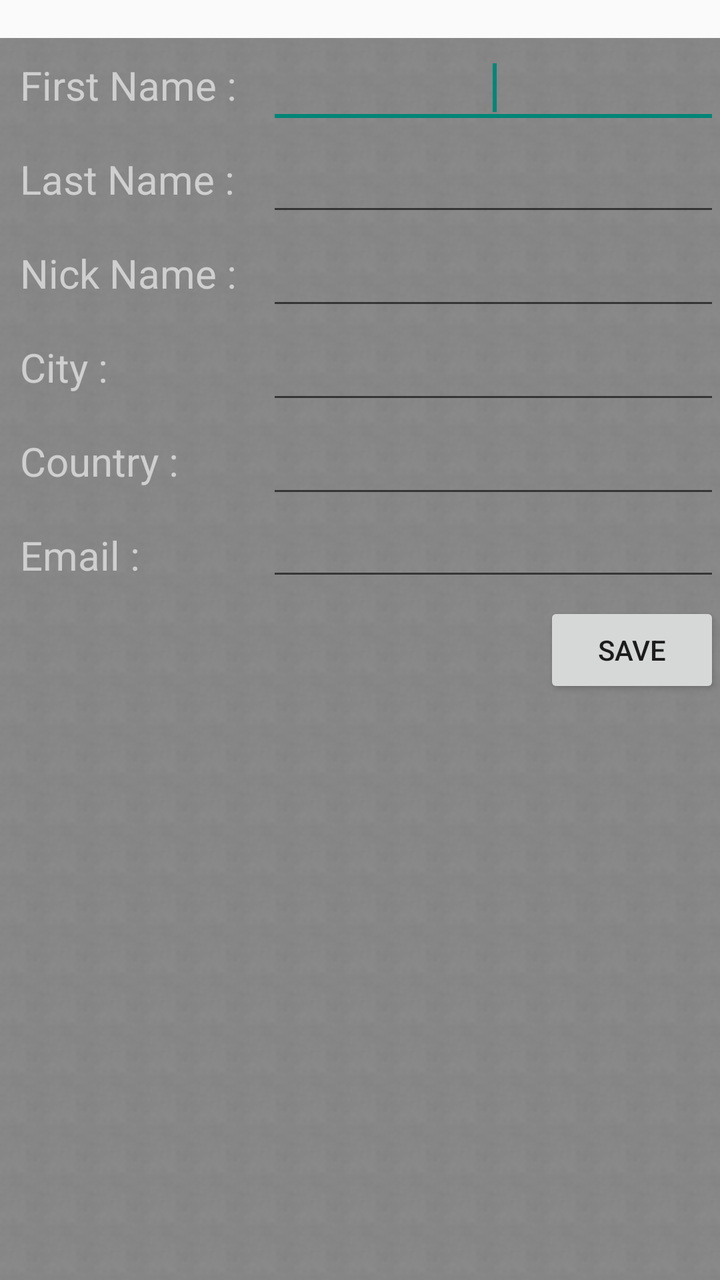
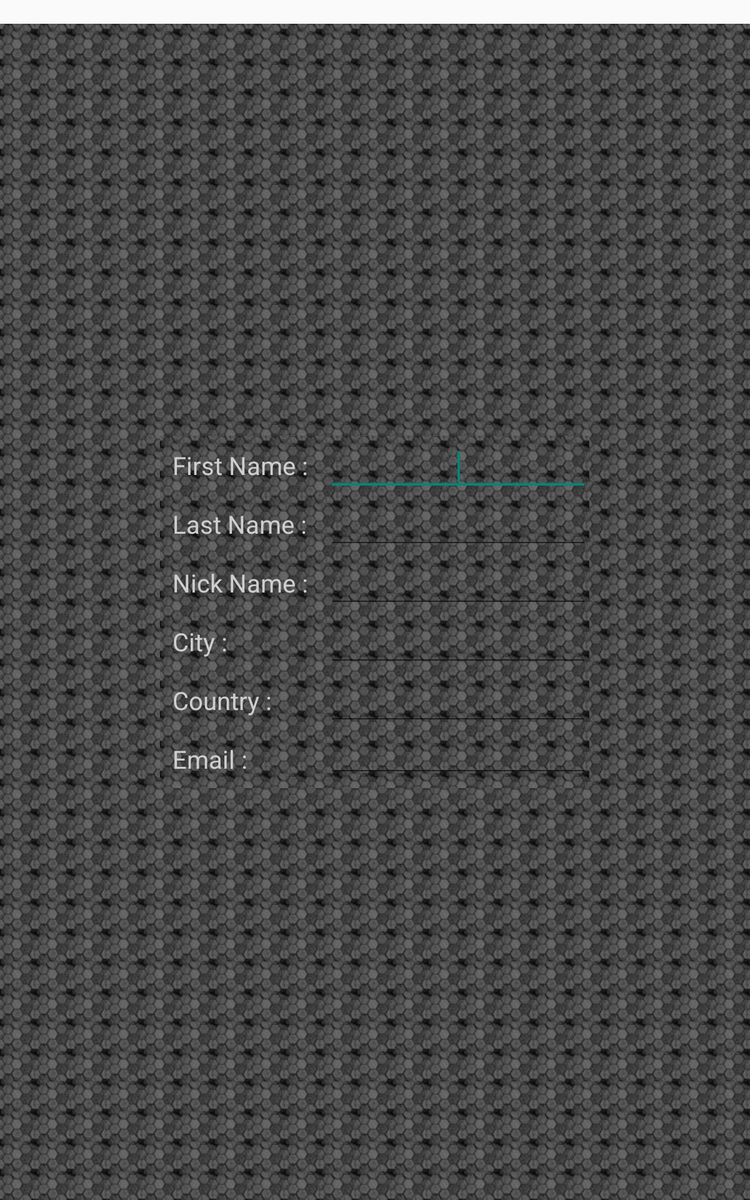

First picture: res/layout/ on a phone held upright. Second picture: the repository's own variant of that layout, on a device whose configuration matches the variant's folder. Source for both follows.
<!-- AndroidManifest.xml: application theme AppTheme -->
<!-- res/layout/fragment_home_editprofile.xml -->
<?xml version="1.0" encoding="utf-8"?>
<RelativeLayout xmlns:android="http://schemas.android.com/apk/res/android"
	android:layout_width="match_parent"
	android:layout_height="match_parent" >
	<RelativeLayout
		android:id="@+id/list_child_layout"
		style="@style/GrayTheme"
		android:layout_width="fill_parent"
		android:layout_height="fill_parent" >
		<EditText
			android:id="@+id/txtChiledItemFirstName"
			android:layout_width="fill_parent"
			android:layout_height="wrap_content"
			android:layout_alignBottom="@+id/list_item_text_childFirstName"
			android:layout_alignParentTop="true"
			android:layout_toRightOf="@+id/list_item_text_childFirstName"
			android:ems="10"
			android:inputType="textPersonName"
			android:textAlignment="center" >
			<requestFocus />
		</EditText>
		<TextView
			android:id="@+id/list_item_text_childFirstName"
			android:layout_width="wrap_content"
			android:layout_height="wrap_content"
			android:layout_alignParentLeft="true"
			android:padding="10dp"
			android:text="First Name : "
			android:textColor="@color/background_gradient"
			android:textSize="20sp" />
		<TextView
			android:id="@+id/list_item_text_childLastName"
			android:layout_width="wrap_content"
			android:layout_height="wrap_content"
			android:layout_alignParentLeft="true"
			android:layout_alignRight="@+id/list_item_text_childFirstName"
			android:layout_below="@+id/txtChiledItemFirstName"
			android:padding="10dp"
			android:text="Last Name :"
			android:textColor="@color/background_gradient"
			android:textSize="20sp" />
		<EditText
			android:id="@+id/txtChiledItemLastName"
			android:layout_width="fill_parent"
			android:layout_height="wrap_content"
			android:layout_alignBottom="@+id/list_item_text_childLastName"
			android:layout_alignParentRight="true"
			android:layout_toRightOf="@id/list_item_text_childLastName"
			android:ems="10"
			android:inputType="textPersonName"
			android:textAlignment="center" />
		<TextView
			android:id="@+id/list_item_text_childDisplayName"
			android:layout_width="wrap_content"
			android:layout_height="wrap_content"
			android:layout_alignParentLeft="true"
			android:layout_alignRight="@+id/list_item_text_childLastName"
			android:layout_below="@+id/txtChiledItemLastName"
			android:padding="10dp"
			android:text="Nick Name :"
			android:textColor="@color/background_gradient"
			android:textSize="20sp" />
		<EditText
			android:id="@+id/txtChiledItemDisplayName"
			android:layout_width="fill_parent"
			android:layout_height="wrap_content"
			android:layout_alignBottom="@+id/list_item_text_childDisplayName"
			android:layout_alignParentRight="true"
			android:layout_alignTop="@+id/list_item_text_childDisplayName"
			android:layout_toRightOf="@id/list_item_text_childDisplayName"
			android:ems="10"
			android:inputType="textPersonName"
			android:textAlignment="center" />
		<TextView
			android:id="@+id/list_item_text_childCity"
			android:layout_width="wrap_content"
			android:layout_height="wrap_content"
			android:layout_alignParentLeft="true"
			android:layout_alignRight="@+id/list_item_text_childDisplayName"
			android:layout_below="@+id/txtChiledItemDisplayName"
			android:padding="10dp"
			android:text="City :"
			android:textColor="@color/background_gradient"
			android:textSize="20sp" />
		<EditText
			android:id="@+id/txtChiledItemCity"
			android:layout_width="fill_parent"
			android:layout_height="wrap_content"
			android:layout_alignBottom="@+id/list_item_text_childCity"
			android:layout_alignParentRight="true"
			android:layout_alignTop="@+id/list_item_text_childCity"
			android:layout_toRightOf="@id/list_item_text_childCity"
			android:ems="10"
			android:inputType="textPersonName"
			android:textAlignment="center" />
		<TextView
			android:id="@+id/list_item_text_childCountry"
			android:layout_width="wrap_content"
			android:layout_height="wrap_content"
			android:layout_alignParentLeft="true"
			android:layout_alignRight="@+id/list_item_text_childCity"
			android:layout_below="@+id/txtChiledItemCity"
			android:padding="10dp"
			android:text="Country :"
			android:textColor="@color/background_gradient"
			android:textSize="20sp" />
		<EditText
			android:id="@+id/txtChiledItemCountry"
			android:layout_width="fill_parent"
			android:layout_height="wrap_content"
			android:layout_alignBottom="@+id/list_item_text_childCountry"
			android:layout_alignParentRight="true"
			android:layout_alignTop="@+id/list_item_text_childCountry"
			android:layout_toRightOf="@id/list_item_text_childCountry"
			android:ems="10"
			android:inputType="textPersonName"
			android:textAlignment="center" />
		<TextView
			android:id="@+id/list_item_text_childEmail"
			android:layout_width="wrap_content"
			android:layout_height="wrap_content"
			android:layout_alignParentLeft="true"
			android:layout_alignRight="@+id/list_item_text_childCountry"
			android:layout_below="@+id/list_item_text_childCountry"
			android:padding="10dp"
			android:text="Email :"
			android:textColor="@color/background_gradient"
			android:textSize="20sp" />
		<EditText
			android:id="@+id/txtChiledItemEmail"
			android:layout_width="fill_parent"
			android:layout_height="wrap_content"
			android:layout_alignParentRight="true"
			android:layout_below="@id/txtChiledItemCountry"
			android:layout_toRightOf="@id/list_item_text_childEmail"
			android:ems="10"
			android:inputType="textPersonName|textEmailAddress"
			android:textAlignment="center" />

		<Button
		    android:id="@+id/saveProfileButton"
		    android:layout_width="wrap_content"
		    android:layout_height="wrap_content"
		    android:layout_alignParentRight="true"
		    android:layout_below="@+id/list_item_text_childEmail"
		    android:text="@string/btnSave" />

	</RelativeLayout>
</RelativeLayout>
<!-- resources referenced by this layout -->
<resources>
  <color name="background_gradient">#CFCFCF</color>
  <string name="btnSave">Save</string>
  <style name="GrayTheme" parent="TabsTheme">
  		<item name="android:background">@drawable/tabs_my_back2</item>
  	</style>
  <!-- from res/values-v11/ -->
  <style name="AppTheme" parent="@style/CustomActionBarTheme"> 
          
      </style>
  <style name="TabsTheme">
  		<item name="android:paddingTop">@dimen/TabHostSize</item>
  	</style>
  <!-- drawable tabs_my_back2 (drawable) -->
  <?xml version="1.0" encoding="utf-8"?>
  <layer-list xmlns:android="http://schemas.android.com/apk/res/android"
  	android:opacity="transparent" >
  	<item>
  		<shape>
  			<padding android:top="@dimen/TabHostSize" />
  			<solid android:color="@android:color/transparent" />
  		</shape>
  	</item>
  	<item android:drawable="@drawable/background_pattern2">
  	</item>
  </layer-list>
  <!-- from res/values-v11/ -->
  <style name="CustomActionBarTheme" parent="@style/Theme.AppCompat.Light.DarkActionBar">
          <item name="android:actionBarStyle">@style/MyActionBar</item>
          <item name="android:actionBarTabTextStyle">@style/MyActionBarTabText</item>
          <item name="android:actionMenuTextColor">@color/actionbar_text</item>
          
          <item name="actionBarStyle">@style/MyActionBar</item>
          <item name="actionBarTabTextStyle">@style/MyActionBarTabText</item>
          <item name="actionMenuTextColor">@color/actionbar_text</item>
      </style>
  <!-- from res/values-sw320dp/ -->
  <dimen name="TabHostSize">19dp</dimen>
  <!-- drawable background_pattern2 (drawable) -->
  <?xml version="1.0" encoding="utf-8"?>
  <bitmap xmlns:android="http://schemas.android.com/apk/res/android" 
      android:src="@drawable/background_pattern2_pic"
      android:tileMode="repeat" >
  </bitmap>
  <!-- from res/values-v11/ -->
  <style name="MyActionBar" parent="@style/Widget.AppCompat.ActionBar">
          <item name="android:titleTextStyle">@style/MyActionBarTitleText</item>5
          
          <item name="titleTextStyle">@style/MyActionBarTitleText</item>
      </style>
  <!-- from res/values-v11/ -->
  <style name="MyActionBarTabText" parent="@style/Widget.AppCompat.ActionBar.TabText">
          <item name="android:textColor">@color/actionbar_text</item>
          
      </style>
  <color name="actionbar_text">#000000</color>
  <!-- drawable background_pattern2_pic: png bitmap (drawable, 490 bytes) -->
  <!-- from res/values-v11/ -->
  <style name="MyActionBarTitleText" parent="@style/TextAppearance.AppCompat.Widget.ActionBar.Title">
          <item name="android:textColor">@color/actionbar_text</item>
          
      </style>
</resources>
<!-- res/layout-large/fragment_home_editprofile.xml (the author's variant of the layout above) -->
<!-- drawn on a 7-inch tablet held upright -->
<?xml version="1.0" encoding="utf-8"?>
<RelativeLayout xmlns:android="http://schemas.android.com/apk/res/android"
	android:layout_width="match_parent"
	android:layout_height="match_parent"
	android:background="@drawable/tabs_my_back" >
	<RelativeLayout
		android:id="@+id/list_child_layout"
		style="@style/DarkTheme"
		android:layout_width="wrap_content"
		android:layout_height="wrap_content"
		android:layout_centerHorizontal="true"
		android:layout_centerInParent="true" >
		<EditText
			android:id="@+id/txtChiledItemFirstName"
			android:layout_width="wrap_content"
			android:layout_height="wrap_content"
			android:layout_alignBottom="@+id/list_item_text_childFirstName"
			android:layout_alignParentTop="true"
			android:layout_toRightOf="@+id/list_item_text_childFirstName"
			android:ems="10"
			android:gravity="center_vertical|right"
			android:inputType="textPersonName"
			android:textAlignment="center" >
			<requestFocus />
		</EditText>
		<TextView
			android:id="@+id/list_item_text_childFirstName"
			android:layout_width="wrap_content"
			android:layout_height="wrap_content"
			android:layout_alignParentLeft="true"
			android:padding="10dp"
			android:text="First Name : "
			android:textColor="@color/background_gradient"
			android:textSize="20sp" />
		<TextView
			android:id="@+id/list_item_text_childLastName"
			android:layout_width="wrap_content"
			android:layout_height="wrap_content"
			android:layout_alignParentLeft="true"
			android:layout_alignRight="@+id/list_item_text_childFirstName"
			android:layout_below="@+id/txtChiledItemFirstName"
			android:padding="10dp"
			android:text="Last Name :"
			android:textColor="@color/background_gradient"
			android:textSize="20sp" />
		<EditText
			android:id="@+id/txtChiledItemLastName"
			android:layout_width="wrap_content"
			android:layout_height="wrap_content"
			android:layout_alignBottom="@+id/list_item_text_childLastName"
			android:layout_alignRight="@+id/txtChiledItemFirstName"
			android:layout_toRightOf="@id/list_item_text_childLastName"
			android:ems="10"
			android:gravity="center_vertical|right"
			android:inputType="textPersonName"
			android:textAlignment="center" />
		<TextView
			android:id="@+id/list_item_text_childDisplayName"
			android:layout_width="wrap_content"
			android:layout_height="wrap_content"
			android:layout_alignParentLeft="true"
			android:layout_alignRight="@+id/list_item_text_childLastName"
			android:layout_below="@+id/txtChiledItemLastName"
			android:padding="10dp"
			android:text="Nick Name :"
			android:textColor="@color/background_gradient"
			android:textSize="20sp" />
		<EditText
			android:id="@+id/txtChiledItemDisplayName"
			android:layout_width="wrap_content"
			android:layout_height="wrap_content"
			android:layout_alignBottom="@+id/list_item_text_childDisplayName"
			android:layout_alignRight="@+id/txtChiledItemLastName"
			android:layout_alignTop="@+id/list_item_text_childDisplayName"
			android:layout_toRightOf="@id/list_item_text_childDisplayName"
			android:ems="10"
			android:gravity="center_vertical|right"
			android:inputType="textPersonName"
			android:textAlignment="center" />
		<TextView
			android:id="@+id/list_item_text_childCity"
			android:layout_width="wrap_content"
			android:layout_height="wrap_content"
			android:layout_alignParentLeft="true"
			android:layout_alignRight="@+id/list_item_text_childDisplayName"
			android:layout_below="@+id/txtChiledItemDisplayName"
			android:padding="10dp"
			android:text="City :"
			android:textColor="@color/background_gradient"
			android:textSize="20sp" />
		<EditText
			android:id="@+id/txtChiledItemCity"
			android:layout_width="wrap_content"
			android:layout_height="wrap_content"
			android:layout_alignBottom="@+id/list_item_text_childCity"
			android:layout_alignRight="@+id/txtChiledItemDisplayName"
			android:layout_alignTop="@+id/list_item_text_childCity"
			android:layout_toRightOf="@id/list_item_text_childCity"
			android:ems="10"
			android:gravity="center_vertical|right"
			android:inputType="textPersonName"
			android:textAlignment="center" />
		<TextView
			android:id="@+id/list_item_text_childCountry"
			android:layout_width="wrap_content"
			android:layout_height="wrap_content"
			android:layout_alignParentLeft="true"
			android:layout_alignRight="@+id/list_item_text_childCity"
			android:layout_below="@+id/txtChiledItemCity"
			android:padding="10dp"
			android:text="Country :"
			android:textColor="@color/background_gradient"
			android:textSize="20sp" />
		<EditText
			android:id="@+id/txtChiledItemCountry"
			android:layout_width="wrap_content"
			android:layout_height="wrap_content"
			android:layout_alignBottom="@+id/list_item_text_childCountry"
			android:layout_alignRight="@+id/txtChiledItemCity"
			android:layout_alignTop="@+id/list_item_text_childCountry"
			android:layout_toRightOf="@id/list_item_text_childCountry"
			android:ems="10"
			android:gravity="center_vertical|right"
			android:inputType="textPersonName"
			android:textAlignment="center" />
		<TextView
			android:id="@+id/list_item_text_childEmail"
			android:layout_width="wrap_content"
			android:layout_height="wrap_content"
			android:layout_alignParentLeft="true"
			android:layout_alignRight="@+id/list_item_text_childCountry"
			android:layout_below="@+id/list_item_text_childCountry"
			android:padding="10dp"
			android:text="Email :"
			android:textColor="@color/background_gradient"
			android:textSize="20sp" />
		<EditText
			android:id="@+id/txtChiledItemEmail"
			android:layout_width="wrap_content"
			android:layout_height="wrap_content"
			android:layout_alignRight="@+id/txtChiledItemCountry"
			android:layout_below="@id/txtChiledItemCountry"
			android:layout_toRightOf="@id/list_item_text_childEmail"
			android:ems="10"
			android:gravity="center_vertical|right"
			android:inputType="textPersonName|textEmailAddress"
			android:textAlignment="center" />
	</RelativeLayout>
</RelativeLayout>
<!-- resources referenced by the variant -->
<!-- as a 7-inch tablet held upright resolves them -->
<resources>
  <color name="background_gradient">#CFCFCF</color>
  <!-- drawable tabs_my_back (drawable) -->
  <?xml version="1.0" encoding="utf-8"?>
  <layer-list xmlns:android="http://schemas.android.com/apk/res/android" android:opacity="transparent">
      <item >
          <shape>
              <padding android:top="@dimen/TabHostSize" />            
              <solid android:color="@android:color/transparent"/>
          </shape>
      </item>
      <item android:drawable="@drawable/background_pattern">       
      </item>
  </layer-list>
  <style name="DarkTheme" parent="TabsTheme">
  		<item name="android:background">@drawable/tabs_my_back</item>
  	</style>
  <!-- from res/values-v11/ -->
  <style name="AppTheme" parent="@style/CustomActionBarTheme"> 
          
      </style>
  <!-- from res/values-sw320dp/ -->
  <dimen name="TabHostSize">19dp</dimen>
  <!-- drawable background_pattern (drawable) -->
  <?xml version="1.0" encoding="utf-8"?>
  <bitmap xmlns:android="http://schemas.android.com/apk/res/android" 
      android:src="@drawable/background_pattern_pic"
      android:tileMode="repeat" >
  </bitmap>
  <style name="TabsTheme">
  		<item name="android:paddingTop">@dimen/TabHostSize</item>
  	</style>
  <!-- from res/values-v11/ -->
  <style name="CustomActionBarTheme" parent="@style/Theme.AppCompat.Light.DarkActionBar">
          <item name="android:actionBarStyle">@style/MyActionBar</item>
          <item name="android:actionBarTabTextStyle">@style/MyActionBarTabText</item>
          <item name="android:actionMenuTextColor">@color/actionbar_text</item>
          
          <item name="actionBarStyle">@style/MyActionBar</item>
          <item name="actionBarTabTextStyle">@style/MyActionBarTabText</item>
          <item name="actionMenuTextColor">@color/actionbar_text</item>
      </style>
  <!-- drawable background_pattern_pic: jpg bitmap (drawable, 1744 bytes) -->
  <!-- from res/values-v11/ -->
  <style name="MyActionBar" parent="@style/Widget.AppCompat.ActionBar">
          <item name="android:titleTextStyle">@style/MyActionBarTitleText</item>5
          
          <item name="titleTextStyle">@style/MyActionBarTitleText</item>
      </style>
  <!-- from res/values-v11/ -->
  <style name="MyActionBarTabText" parent="@style/Widget.AppCompat.ActionBar.TabText">
          <item name="android:textColor">@color/actionbar_text</item>
          
      </style>
  <color name="actionbar_text">#000000</color>
  <!-- from res/values-v11/ -->
  <style name="MyActionBarTitleText" parent="@style/TextAppearance.AppCompat.Widget.ActionBar.Title">
          <item name="android:textColor">@color/actionbar_text</item>
          
      </style>
</resources>
